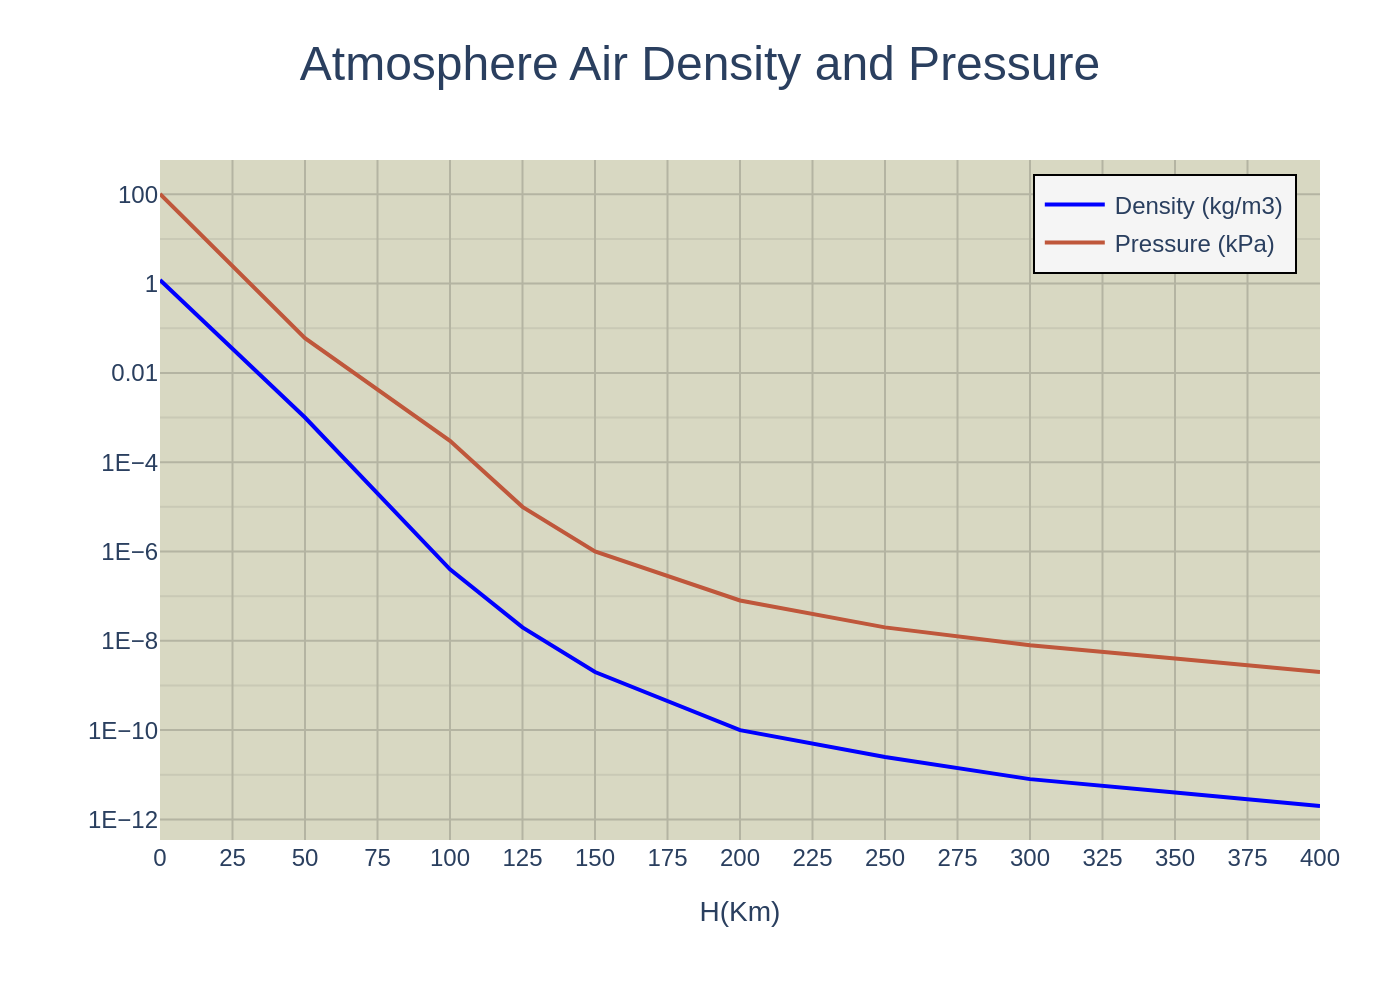

Write Python code to recreate this figure.
import sys
import json
import os
import plotly.graph_objects as go

# Ensure a JSON file path is provided as a command-line argument
if len(sys.argv) != 2:
    print(f"Usage: python {os.path.basename(sys.argv[0])} <json_file_path>")
    sys.exit(1)

json_path = sys.argv[1]

# Read and parse the JSON file
try:
    with open(json_path, 'r', encoding='utf-8') as f:
        config = json.load(f)
except FileNotFoundError:
    print(f"Error: JSON file not found at '{json_path}'")
    sys.exit(1)
except json.JSONDecodeError:
    print(f"Error: Could not decode JSON from '{json_path}'")
    sys.exit(1)

# Extract data, texts, and colors from the JSON structure
chart_data = config.get('chart_data', [])
texts = config.get('texts', {})
colors = config.get('colors', [])

# Create a Plotly figure
fig = go.Figure()

# Add a trace for each data series specified in the JSON
for i, series in enumerate(chart_data):
    fig.add_trace(go.Scatter(
        x=series.get('x'),
        y=series.get('y'),
        name=series.get('name'),
        mode='lines',
        line=dict(color=colors[i % len(colors)], width=2) # Cycle through colors if needed
    ))

# Configure the layout of the chart
fig.update_layout(
    title=dict(
        text=texts.get('title'),
        x=0.5,
        font=dict(size=24)
    ),
    xaxis=dict(
        title=texts.get('x_axis_title'),
        tickmode='linear',
        dtick=25,
        showgrid=True,
        gridcolor='#B4B4A2',
        gridwidth=1,
        zeroline=False
    ),
    yaxis=dict(
        type='log',
        title=texts.get('y_axis_title'),
        exponentformat='E',
        showexponent='all',
        showgrid=True,
        gridcolor='#B4B4A2',
        gridwidth=1,
        minor=dict(
            showgrid=True,
            gridcolor='#C9C9B5',
            gridwidth=1
        )
    ),
    plot_bgcolor='#D8D8C2',
    paper_bgcolor='white',
    font=dict(family="Arial"),
    legend=dict(
        x=0.98,
        y=0.98,
        xanchor='right',
        yanchor='top',
        bgcolor='whitesmoke',
        bordercolor='black',
        borderwidth=1
    ),
    margin=dict(l=80, r=40, t=80, b=80)
)

# Derive the output filename from the input JSON file path
base_filename = os.path.splitext(os.path.basename(json_path))[0]
output_filename = f"{base_filename}.png"

# Save the figure as a high-resolution PNG image
fig.write_image(output_filename, scale=2)

print(f"Chart saved to {output_filename}")
